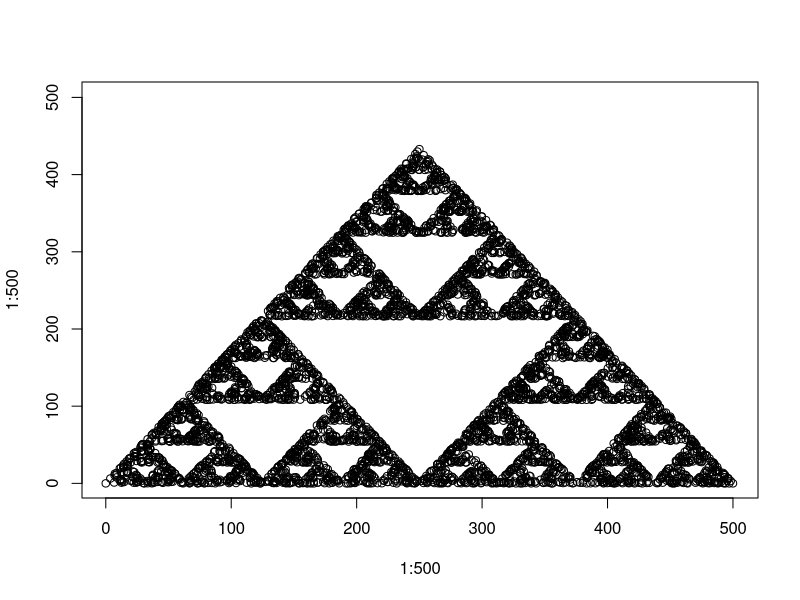

Write R code to recreate this figure.
cornerA <- c(0,0)
cornerB <- c(500,0)
cornerC <- c(250, 433)
plot(1:500, 1:500, type = "n")
points(cornerA[1], cornerA[2])
points(cornerB[1], cornerB[2])
points(cornerC[1], cornerC[2])
here <- c(200, 54)
points(here[1], here[2])
for(i in 1:5000) {
  nv <- sample(3,1)
  switch(nv,
         here <- c(here[1]/2, here[2]/2),
         here <- c((here[1] + ((500 - here[1])/2)), here[2]/2),
         here <- c(((250 - here[1])/2) + here[1],(here[2] + ((433- here[2])/2))))
  points(here[1], here[2])  
}
